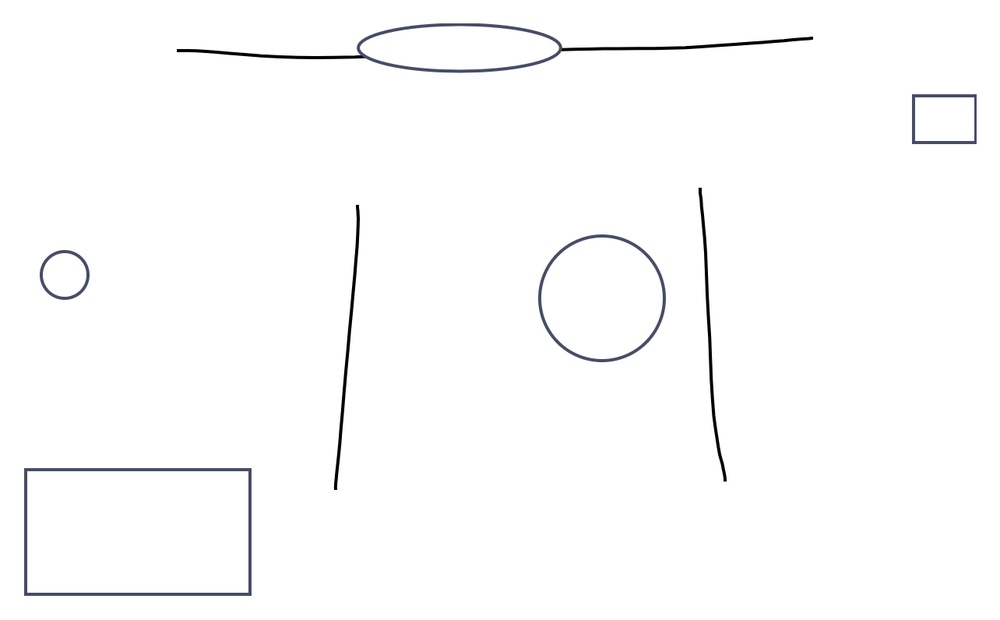
#> input picture learining/Open-cv-detections/corner-shape-detect/moreshape.jpg, 1000 x 620 px, shrunk from 1284 x 796 before the run
$ python cornerHarris.py
#> lines starting #> are read from the running program, lines starting #| are printed output that depends on the picture; after the words box and inside, x2 and y2 are one past the last pixel; in counts of white or black regions, pixels touching at a corner belong together
# Python program to illustrate
# corner detection with
# Harris Corner Detection Method

# organizing imports
import cv2
import numpy as np

# path to input image specified and
# image is loaded with imread command
image = cv2.imread('./moreshape.jpg')
#> image is the input picture: shape (620, 1000, 3); mean B, G, R 252.2, 251.9, 251.9

# convert the input image into
# grayscale color space
operatedImage = cv2.cvtColor(image, cv2.COLOR_BGR2GRAY)

# modify the data type
# setting to 32-bit floating point
operatedImage = np.float32(operatedImage)

# apply the cv2.cornerHarris method
# to detect the corners with appropriate
# values as input parameters
dest = cv2.cornerHarris(operatedImage, 2, 5, 0.07)
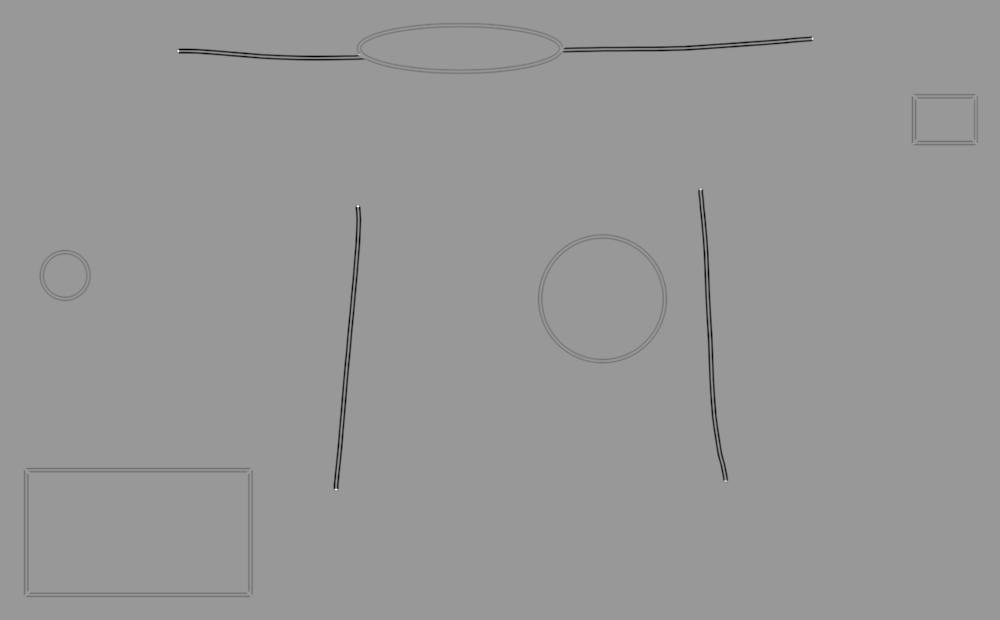
#> dest: shape (620, 1000) float32; min -2.15e+10, max 1.44e+10, mean -125553232; drawn with min black and max white

# Results are marked through the dilated corners
dest = cv2.dilate(dest, None)
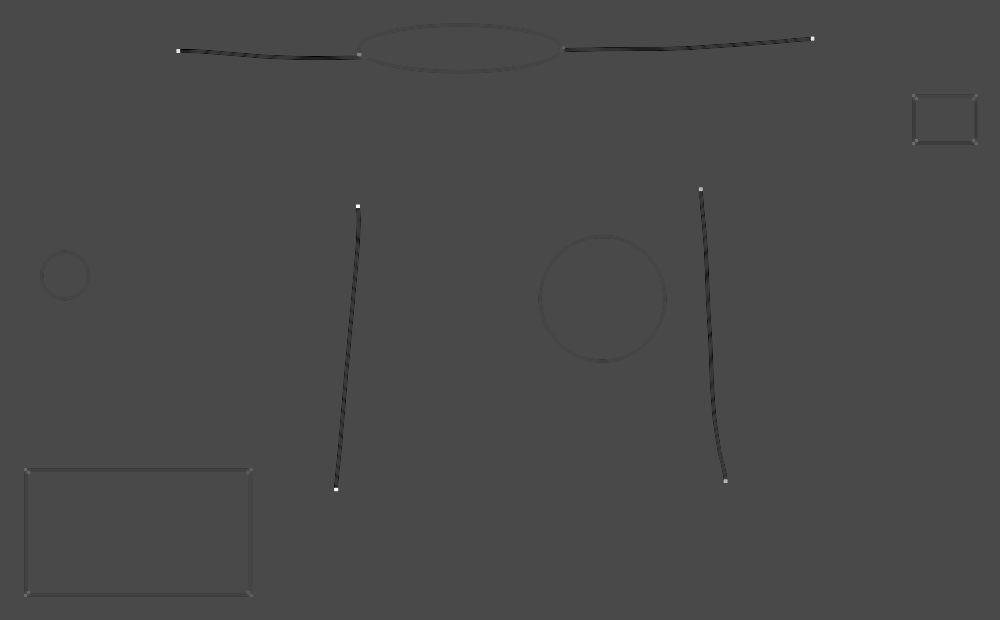
#> dest: shape (620, 1000) float32; min -5.9e+09, max 1.44e+10, mean -19263372; drawn with min black and max white

#mark the point with red circle
# with optimal threshold value
image[dest > 0.01 * dest.max()]=[0, 0, 255]
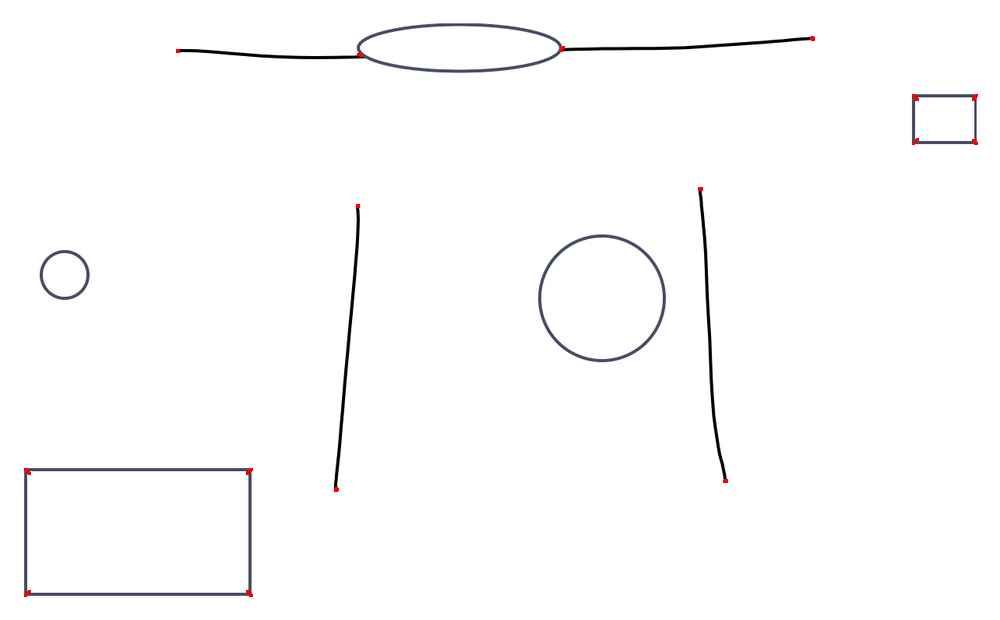
#> image: shape (620, 1000, 3); 0.06% of pixels changed, all inside (x1, y1, x2, y2) = (24, 36, 978, 597)

# the window showing output image with corners
cv2.imshow('Image with Borders', image)

# De-allocate any associated memory usage
if cv2.waitKey(0) & 0xff == 27:
#> (key Esc is pressed here)
	cv2.destroyAllWindows()
